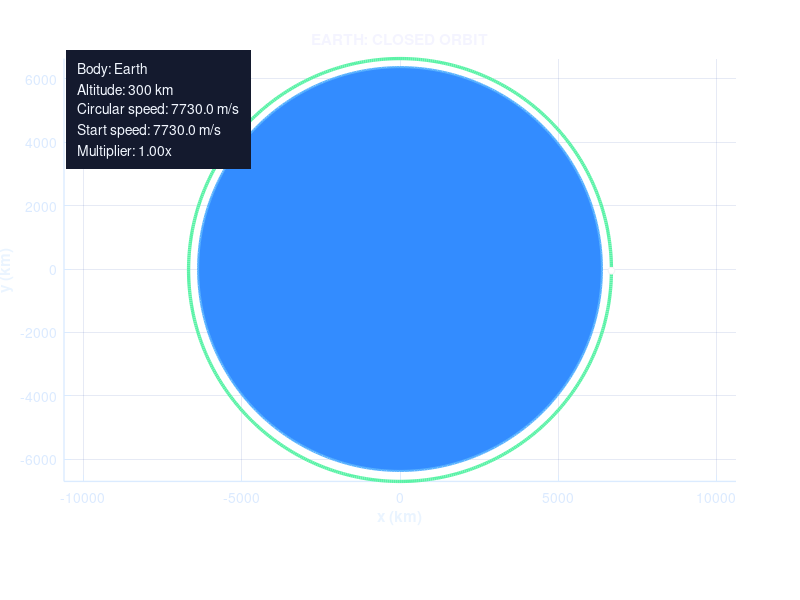

Recreate this plot in MATLAB.
function orbit_student_editor
clc; close all;


%% VARIABLES TO EDIT

bodyName = 'Earth';        % Planet / Central body
speedMult = 1.00;          % Speed Multiplier
startAltitude_km = 300;    % Starting Altitude

dt = 8;                    % Time Step
trailWidth = 2.2;          % Orbit Trail Thickness
pauseTime = 0.003;         % Animation Speed



%% =========================================================

% DO NOT EDIT BELOW

%% =========================================================


G = 6.67430e-11;

systems = {
    'Mercury', 3.3011e23, 2439.7e3, [0.72 0.66 0.57], [1.00 0.78 0.38];
    'Venus',   4.8675e24, 6051.8e3, [0.92 0.76 0.34], [1.00 0.60 0.25];
    'Earth',   5.9724e24, 6371.0e3, [0.20 0.55 1.00], [0.35 0.95 0.65];
    'Moon',    7.3420e22, 1737.4e3, [0.82 0.84 0.92], [1.00 0.84 0.30];
    'Mars',    6.4171e23, 3389.5e3, [0.94 0.38 0.20], [1.00 0.48 0.78];
    'Jupiter', 1.8982e27, 69911e3,  [0.84 0.56 0.30], [0.98 0.88 0.36];
    'Saturn',  5.6834e26, 58232e3,  [0.93 0.84 0.56], [0.82 1.00 0.56];
    'Uranus',  8.6810e25, 25362e3,  [0.42 0.90 0.95], [0.45 1.00 1.00];
    'Neptune', 1.0241e26, 24622e3,  [0.28 0.42 0.96], [0.58 0.78 1.00]
};

planetNames = systems(:,1);
idx = find(strcmpi(bodyName, planetNames), 1);
if isempty(idx)
    error('bodyName must be one of: %s', strjoin(planetNames, ', '));
end

M = systems{idx,2};
R = systems{idx,3};
bodyColor = systems{idx,4};
trailColor = systems{idx,5};
mu = G * M;

r0 = R + startAltitude_km * 1000;
vCirc = sqrt(mu / r0);
v0 = speedMult * vCirc;

f = figure( ...
    'Name','Orbit Explorer — Student Editable Version', ...
    'NumberTitle','off', ...
    'Color',[0.05 0.06 0.12], ...
    'Position',[100 100 980 700]);

ax = axes( ...
    'Parent',f, ...
    'Position',[0.08 0.18 0.84 0.74], ...
    'Color',[0.03 0.04 0.10], ...
    'XColor',[0.86 0.92 1.00], ...
    'YColor',[0.86 0.92 1.00], ...
    'GridColor',[0.35 0.45 0.75], ...
    'LineWidth',1.0);
hold(ax,'on');
grid(ax,'on');
axis(ax,'equal');
axis(ax,'padded');
xlabel(ax,'x (km)','Color',[0.92 0.96 1.00],'FontWeight','bold');
ylabel(ax,'y (km)','Color',[0.92 0.96 1.00],'FontWeight','bold');
title(ax,'Running orbit...','Color',[0.96 0.96 1.00],'FontWeight','bold');

theta = linspace(0, 2*pi, 500);
fill(ax, (R*cos(theta))/1000, (R*sin(theta))/1000, bodyColor, ...
    'EdgeColor','none', 'FaceAlpha',1.0);
plot(ax, (R*cos(theta))/1000, (R*sin(theta))/1000, '-', ...
    'Color', min(bodyColor+0.15,1), 'LineWidth',1.5);

x = r0;
y = 0;
vx = 0;
vy = v0;

vSquared = vx^2 + vy^2;
specificEnergy = 0.5 * vSquared - mu / r0;
isBoundCandidate = specificEnergy < 0;

if isBoundCandidate
    a = -mu / (2 * specificEnergy);
    estPeriod = 2*pi*sqrt(a^3 / mu);
    maxTime = min(1.35 * estPeriod, 2.0e6);
else
    estPeriod = NaN;
    maxTime = 3.0e5;
end

maxSteps = max(1000, ceil(maxTime / dt));
orbitX = nan(1,maxSteps);
orbitY = nan(1,maxSteps);

hOrbit = plot(ax, nan, nan, '-', 'Color', trailColor, 'LineWidth', trailWidth);
hCraft = plot(ax, nan, nan, 'o', ...
    'MarkerFaceColor',[1 1 1], ...
    'MarkerEdgeColor',[0.95 0.95 0.95], ...
    'MarkerSize',5);

infoText = sprintf(['Body: %s\nAltitude: %.0f km\nCircular speed: %.1f m/s\n' ...
    'Start speed: %.1f m/s\nMultiplier: %.2fx'], ...
    bodyName, startAltitude_km, vCirc, v0, speedMult);
text(ax, 0.02, 0.97, infoText, ...
    'Units','normalized', ...
    'VerticalAlignment','top', ...
    'Color',[0.95 0.97 1.00], ...
    'FontSize',10, ...
    'BackgroundColor',[0.08 0.10 0.18], ...
    'Margin',8);

halfPassed = false;
elapsedTime = 0;
drawEvery = max(1, round(8 / max(dt, 1e-6)));

if isBoundCandidate
    minCloseTime = 0.75 * estPeriod;
else
    minCloseTime = inf;
end

for i = 1:maxSteps
    r = sqrt(x^2 + y^2);

    ax_g = -mu * x / r^3;
    ay_g = -mu * y / r^3;

    vx = vx + ax_g * dt;
    vy = vy + ay_g * dt;

    x = x + vx * dt;
    y = y + vy * dt;

    elapsedTime = elapsedTime + dt;

    orbitX(i) = x / 1000;
    orbitY(i) = y / 1000;

    if mod(i, drawEvery) == 0
        set(hOrbit, 'XData', orbitX(1:i), 'YData', orbitY(1:i));
        set(hCraft, 'XData', orbitX(i), 'YData', orbitY(i));
        drawnow;
        pause(pauseTime);
    end

    if r < R
        set(hOrbit, 'XData', orbitX(1:i), 'YData', orbitY(1:i), ...
            'Color', [1.00 0.35 0.35], 'LineWidth', trailWidth + 0.2);
        set(hCraft, 'XData', orbitX(i), 'YData', orbitY(i));
        title(ax, sprintf('%s: CRASHED', upper(bodyName)), ...
            'Color',[1.00 0.55 0.55], 'FontWeight','bold');
        printSummary(bodyName, startAltitude_km, vCirc, v0, dt, elapsedTime, 'CRASHED');
        return
    end

    if r > 12 * r0
        set(hOrbit, 'XData', orbitX(1:i), 'YData', orbitY(1:i), ...
            'Color', [0.35 1.00 0.65], 'LineWidth', trailWidth + 0.2);
        set(hCraft, 'XData', orbitX(i), 'YData', orbitY(i));
        title(ax, sprintf('%s: ESCAPED', upper(bodyName)), ...
            'Color',[0.50 1.00 0.70], 'FontWeight','bold');
        printSummary(bodyName, startAltitude_km, vCirc, v0, dt, elapsedTime, 'ESCAPED');
        return
    end

    if x < 0
        halfPassed = true;
    end

    if isBoundCandidate && halfPassed && elapsedTime > minCloseTime
        backNearStart = (x > 0) && (abs(y) < 80e3) && (abs(r - r0) < 60e3);
        if backNearStart
            set(hOrbit, 'XData', orbitX(1:i), 'YData', orbitY(1:i), ...
                'Color', trailColor, 'LineWidth', trailWidth + 0.2);
            set(hCraft, 'XData', orbitX(i), 'YData', orbitY(i));
            title(ax, sprintf('%s: CLOSED ORBIT', upper(bodyName)), ...
                'Color',[0.96 0.96 1.00], 'FontWeight','bold');
            printSummary(bodyName, startAltitude_km, vCirc, v0, dt, elapsedTime, 'CLOSED ORBIT');
            return
        end
    end
end

set(hOrbit, 'XData', orbitX(~isnan(orbitX)), 'YData', orbitY(~isnan(orbitY)), ...
    'Color', trailColor, 'LineWidth', trailWidth);
set(hCraft, 'XData', orbitX(find(~isnan(orbitX),1,'last')), ...
            'YData', orbitY(find(~isnan(orbitY),1,'last')));
title(ax, sprintf('%s: SIMULATION END', upper(bodyName)), ...
    'Color',[0.96 0.96 1.00], 'FontWeight','bold');
printSummary(bodyName, startAltitude_km, vCirc, v0, dt, elapsedTime, 'SIMULATION END');

end

function printSummary(bodyName, startAltitude_km, vCirc, v0, dt, elapsedTime, result)
fprintf('\n--- Orbit Run ---\n');
fprintf('Body:              %s\n', bodyName);
fprintf('Start altitude:    %.0f km\n', startAltitude_km);
fprintf('Circular speed:    %.2f m/s\n', vCirc);
fprintf('Start speed:       %.2f m/s\n', v0);
fprintf('Multiplier:        %.2f x circular\n', v0 / vCirc);
fprintf('Time step:         %.2f s\n', dt);
fprintf('Time simulated:    %.1f min\n', elapsedTime / 60);
fprintf('Result:            %s\n', result);
fprintf('-----------------\n\n');
end
